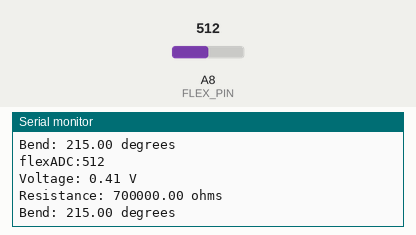
Simulated run of this sketch. Board: Arduino Mega 2560, built with avr-gcc and run on an emulated ATmega2560. Parts: the last lines printed to the serial monitor. The inputs (shaded band) are chosen by the test bench; at power-on: A8 (FLEX_PIN) = 512.

Above: at 1.3 s.
1.4 s: A8 (FLEX_PIN) set to 0
At 1.89 s:
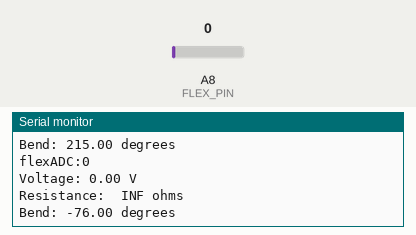
3.5 s: A8 (FLEX_PIN) set to 122
At 3.93 s:
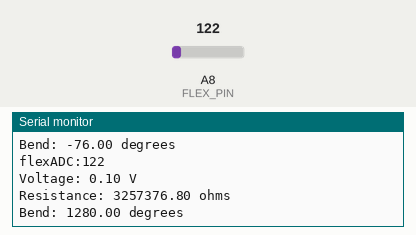
Timing chart, 0 to 6.5 s (numbered marks = the images above; inputs shaded):
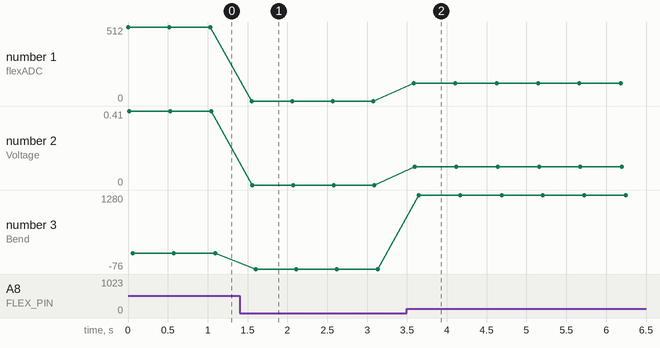

Measured:
- after the input at 1.4 s, the serial monitor: prints a new line after 0.15 s (image 1)
- after the input at 3.5 s, the serial monitor: prints a new line after 0.09 s (image 2)
- plotted number 1: 512 → 0 after the input at 1.4 s, 0 → 122 after the input at 3.5 s
- plotted number 2: 0.41 → 0 after the input at 1.4 s, 0 → 0.1 after the input at 3.5 s
- plotted number 3: 215 → -76 after the input at 1.4 s, -76 → 1280 after the input at 3.5 s

The sketch:

Flex_Sensor_Ex.ino
```cpp
/******************************************
 * 淘宝    ：https://ilovemcu.taobao.com
******************************************/
/******************************************************************************
Flex_Sensor_Example.ino
Create a voltage divider circuit combining a flex sensor with a 100k resistor.
As the resistance of the flex sensor increases (meaning it's being bent), the
voltage at A0 should decrease.
Development environment specifics:
Arduino 1.6.7
******************************************************************************/
const int FLEX_PIN = A8; // 电压采集接口
// Measure the voltage at 5V and the actual resistance of your// 100k resistor, and enter them below:
const float VCC = 3.3; // 模块供电电压，ADC参考电压为V
const float R_DIV =100000.0; // 分压电阻为100KΩ
// Upload the code, then try to adjust these values to more// accurately calculate bend degree.
const float STRAIGHT_RESISTANCE = 184000.0; // 平直时的电阻值
const float BEND_RESISTANCE = 400000.0; //


void setup()
{
  Serial.begin(9600);
  pinMode(FLEX_PIN, INPUT);
 }
void loop()
{
  // Read the ADC, and calculate voltage and resistance from it
  int flexADC=analogRead(FLEX_PIN);

  Serial.print("flexADC:");
  Serial.print(flexADC);
  Serial.print("\n");
  float flexV=flexADC* VCC / 4096;

  float flexR= R_DIV * (VCC / flexV-1.0);
  Serial.println("Voltage: "+String(flexV) +" V");
  Serial.println("Resistance: "+String(flexR) +" ohms");
// Use the calculated resistance to estimate the sensor's// bend angle:
  float angle = map(flexR, STRAIGHT_RESISTANCE, BEND_RESISTANCE,0, 90.0);

  Serial.println("Bend: "+String(angle) +" degrees");
  Serial.println();

  delay(500);

  }
```
